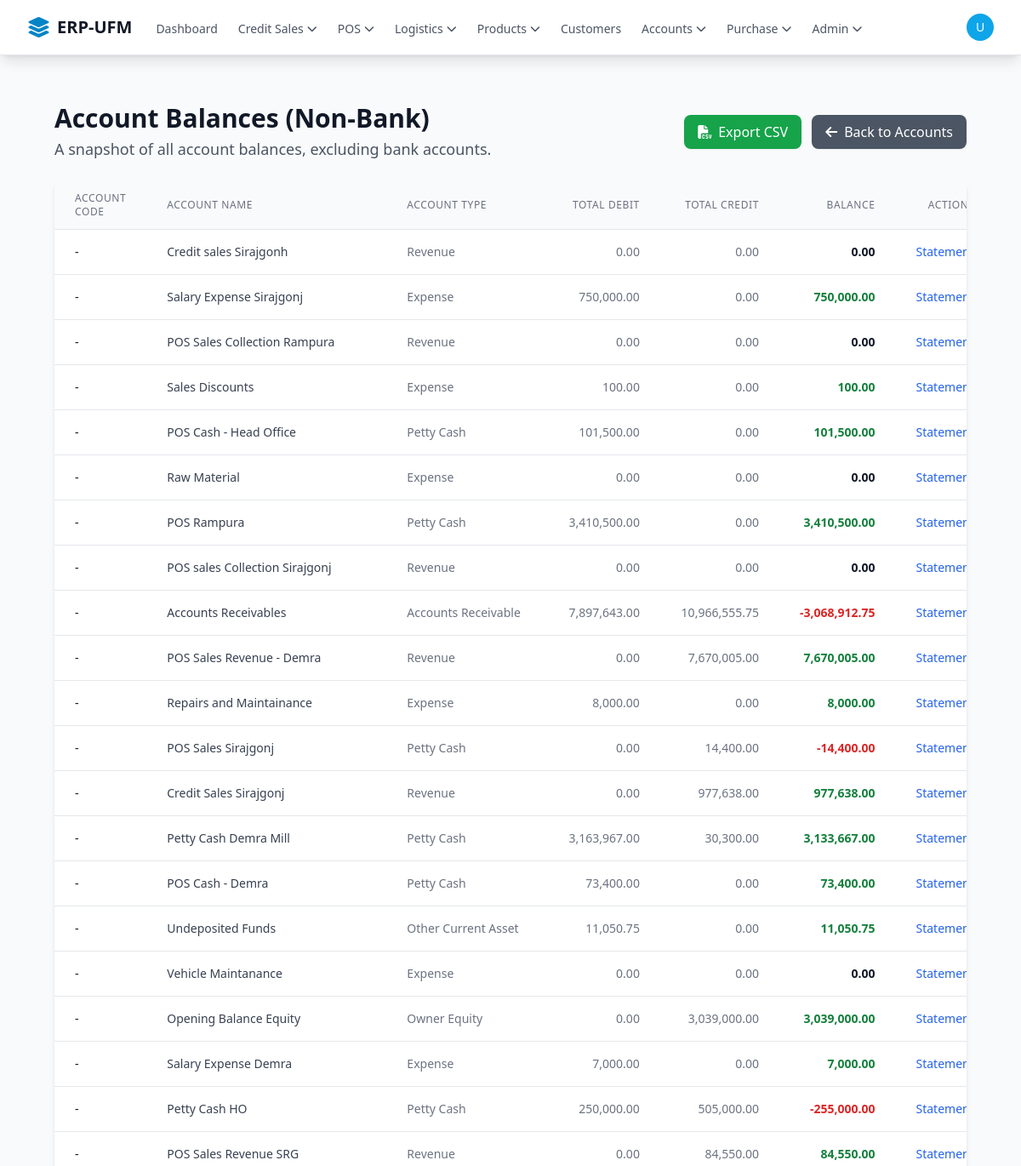
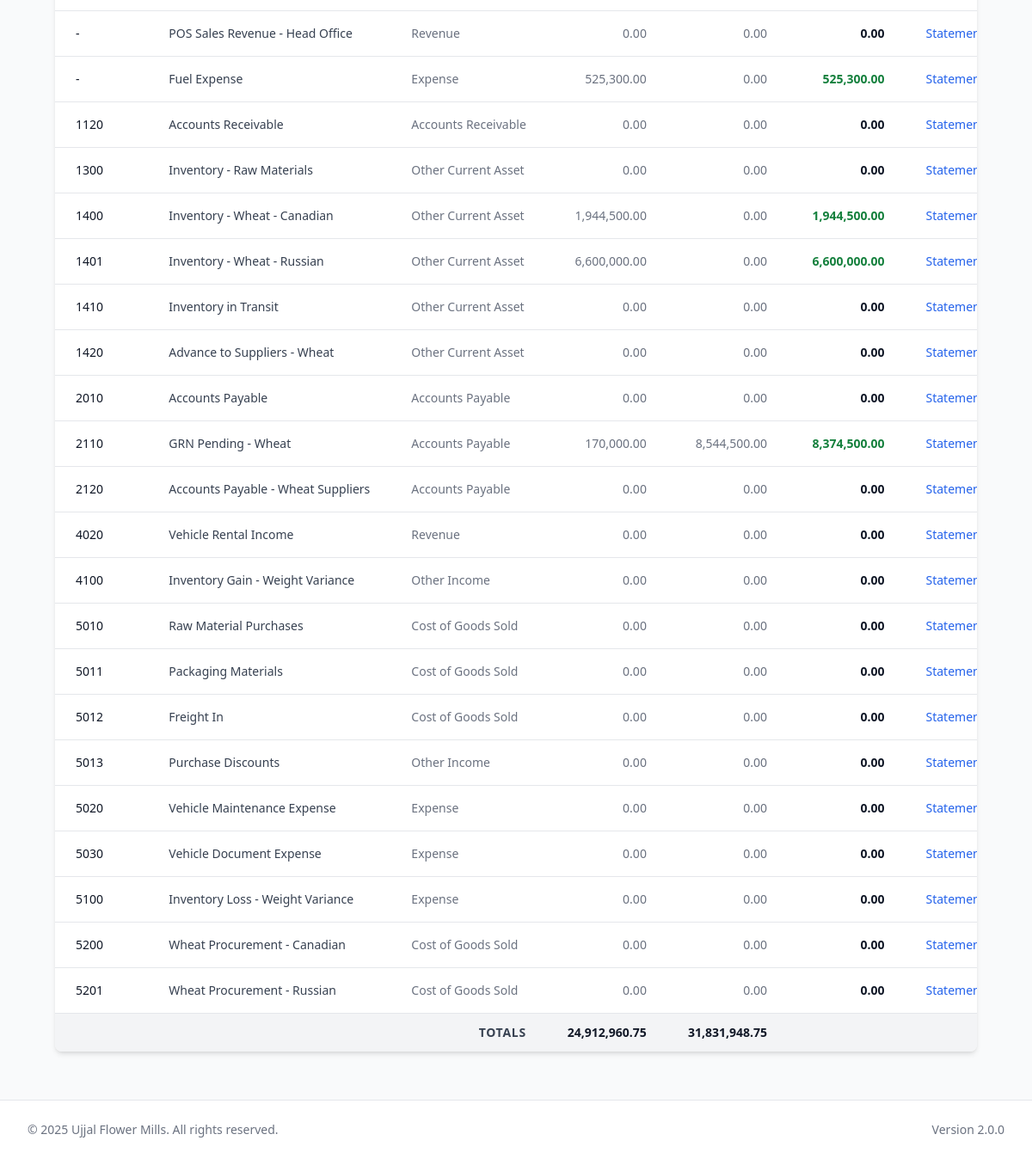
/accounts/all_accounts.php (signed in), run on the app's committed database (2 pictures, top to bottom).
### tables this page shows
CREATE TABLE `chart_of_accounts` (
  `id` bigint(20) UNSIGNED NOT NULL,
  `account_number` varchar(100) DEFAULT NULL,
  `account_type` enum('Bank','Petty Cash','Cash','Accounts Receivable','Other Current Asset','Fixed Asset','Accounts Payable','Credit Card','Loan','Other Liability','Owner Equity','Revenue','Other Income','Expense','Cost of Goods Sold','Other Expense') NOT NULL,
  `branch_id` bigint(20) UNSIGNED DEFAULT NULL COMMENT 'Links petty cash accounts to specific branches for real-time tracking',
  `account_type_group` varchar(100) DEFAULT NULL COMMENT 'e.g., Asset, Liability, Expense',
  `normal_balance` enum('Debit','Credit') NOT NULL,
  `status` enum('active','inactive') NOT NULL DEFAULT 'active',
  `description` text DEFAULT NULL,
  `is_active` tinyint(1) NOT NULL DEFAULT 1,
  `created_at` timestamp NOT NULL DEFAULT current_timestamp(),
  `name` varchar(255) NOT NULL
);

### core/init.php (called while the page is built, shortened)
<?php
spl_autoload_register(function ($class) {
    $class_file = __DIR__ . '/classes/' . $class . '.php';
});
$db = Database::getInstance();

### core/classes/Database.php (called while the page is built, shortened)
<?php
class Database
{
    private static $_instance = null;
    private $_pdo,
            $_query,
            $_error = false,
            $_results,
            $_count = 0;
    private function __construct()
    {
        try {
            $options = [
                PDO::ATTR_PERSISTENT => true,
                PDO::ATTR_ERRMODE => PDO::ERRMODE_EXCEPTION,
                PDO::ATTR_DEFAULT_FETCH_MODE => PDO::FETCH_OBJ,
                PDO::MYSQL_ATTR_INIT_COMMAND => "SET NAMES utf8mb4 COLLATE utf8mb4_unicode_ci"
            ];
            $this->_pdo = new PDO('mysql:host=' . DB_HOST . ';dbname=' . DB_NAME . ';charset=utf8mb4', DB_USER, DB_PASS, $options);
        } catch (PDOException $e) {
            error_log("Database Connection Error: " . $e->getMessage());
            die("Database connection failed. Please check logs or contact support.");
        }
    }
    public static function getInstance()
    {
        if (!isset(self::$_instance)) {
            self::$_instance = new Database();
        }
        return self::$_instance;
    }
    public function query($sql, $params = [])
    {
        $this->_results = [];
        try {
            $this->_query = $this->_pdo->prepare($sql);
            $success = $this->_query->execute($params);
            if ($success) {
                if (stripos(trim($sql), 'SELECT') === 0) {
                    $this->_results = $this->_query->fetchAll(PDO::FETCH_OBJ);
                } else {
                    $this->_count = $this->_query->rowCount();
                }
            }
        } catch (PDOException $e) {
            $this->_error = true;
            error_log("SQL Error [{$e->getCode()}]: {$e->getMessage()} in query: $sql | Params: " . print_r($params, true));
        }
        return $this;
    }
    public function results()
    {
        return $this->_results;
    }
}
?>

### accounts/all_accounts.php (the view, shortened to what this page needs)
<?php
require_once '../core/init.php';
global $db;
$pageTitle = 'Account Balances (Non-Bank)';
try {
    $query = "
        SELECT
            coa.id,
            coa.account_number AS account_code,
            coa.name AS account_name,
            coa.account_type,
            coa.normal_balance,
            IFNULL(SUM(tl.debit_amount), 0) AS total_debit,
            IFNULL(SUM(tl.credit_amount), 0) AS total_credit
        FROM
            chart_of_accounts coa
        LEFT JOIN
            transaction_lines tl ON coa.id = tl.account_id
        WHERE
            coa.account_type != 'Bank'
        GROUP BY
            coa.id, coa.account_number, coa.name, coa.account_type, coa.normal_balance
        ORDER BY
            coa.account_number ASC
    ";
    $accounts = $db->query($query)->results();
    $total_debit_all = 0;
    $total_credit_all = 0;
} catch (Exception $e) {
    $accounts = [];
    $_SESSION['error_flash'] = 'Error fetching account balances: ' . $e->getMessage();
}
require_once '../templates/header.php';
?>
<div class="max-w-screen-xl mx-auto px-4 sm:px-6 lg:px-8 py-6">
    <div class="flex flex-wrap justify-between items-center mb-6 gap-4">
        <div>
            <h1 class="text-3xl font-bold text-gray-900"><?php echo $pageTitle; ?></h1>
            <p class="text-lg text-gray-600 mt-1">A snapshot of all account balances, excluding bank accounts.</p>
        </div>
        <div class="flex gap-3">
            <a href="all_accounts_export.php" class="px-4 py-2 bg-green-600 text-white rounded-lg hover:bg-green-700 transition shadow-sm">
                <i class="fas fa-file-csv mr-2"></i>Export CSV
            </a>
            <a href="index.php" class="px-4 py-2 bg-gray-600 text-white rounded-lg hover:bg-gray-700 transition shadow-sm">
                <i class="fas fa-arrow-left mr-2"></i>Back to Accounts
            </a>
        </div>
    </div>
    <div class="bg-white rounded-lg shadow-md overflow-hidden">
        <div class="overflow-x-auto">
            <table class="min-w-full divide-y divide-gray-200">
                <thead class="bg-gray-50">
                    <tr>
                        <th scope="col" class="px-6 py-3 text-left text-xs font-medium text-gray-500 uppercase tracking-wider">Account Code</th>
                        <th scope="col" class="px-6 py-3 text-left text-xs font-medium text-gray-500 uppercase tracking-wider">Account Name</th>
                        <th scope="col" class="px-6 py-3 text-left text-xs font-medium text-gray-500 uppercase tracking-wider">Account Type</th>
                        <th scope="col" class="px-6 py-3 text-right text-xs font-medium text-gray-500 uppercase tracking-wider">Total Debit</th>
                        <th scope="col" class="px-6 py-3 text-right text-xs font-medium text-gray-500 uppercase tracking-wider">Total Credit</th>
                        <th scope="col" class="px-6 py-3 text-right text-xs font-medium text-gray-500 uppercase tracking-wider">Balance</th>
                        <th scope="col" class="px-6 py-3 text-center text-xs font-medium text-gray-500 uppercase tracking-wider">Actions</th>
                    </tr>
                </thead>
                <tbody class="bg-white divide-y divide-gray-200">
                    <?php if (empty($accounts)): ?>
                        <tr>
                            <td colspan="7" class="px-6 py-12 text-center text-gray-500">
                                <i class="fas fa-folder-open text-4xl mb-2"></i>
                                <p>No accounts found or an error occurred.</p>
                            </td>
                        </tr>
                    <?php else: ?>
                        <?php foreach ($accounts as $account): ?>
                            <?php
                                $balance = 0;
                                if (strtolower($account->normal_balance) == 'debit') {
                                    $balance = $account->total_debit - $account->total_credit;
                                } else {
                                    $balance = $account->total_credit - $account->total_debit;
                                }
                                $total_debit_all += $account->total_debit;
                                $total_credit_all += $account->total_credit;
                                $balance_color = 'text-gray-900';
                                if ($balance < 0) {
                                    $balance_color = 'text-red-600';
                                } elseif ($balance > 0) {
                                    $balance_color = 'text-green-700';
                                }
                            ?>
                            <tr class="hover:bg-gray-50 transition">
                                <td class="px-6 py-4 whitespace-nowrap text-sm font-medium text-gray-900"><?php echo htmlspecialchars($account->account_code ?? '-'); ?></td>
                                <td class="px-6 py-4 whitespace-nowrap text-sm text-gray-700"><?php echo htmlspecialchars($account->account_name); ?></td>
                                <td class="px-6 py-4 whitespace-nowrap text-sm text-gray-500"><?php echo htmlspecialchars($account->account_type); ?></td>
                                <td class="px-6 py-4 whitespace-nowrap text-sm text-gray-500 text-right"><?php echo number_format($account->total_debit, 2); ?></td>
                                <td class="px-6 py-4 whitespace-nowrap text-sm text-gray-500 text-right"><?php echo number_format($account->total_credit, 2); ?></td>
                                <td class="px-6 py-4 whitespace-nowrap text-sm font-bold text-right <?php echo $balance_color; ?>">
                                    <?php echo number_format($balance, 2); ?>
                                </td>
                                <td class="px-6 py-4 whitespace-nowrap text-sm text-center">
                                    <a href="chart_account_statement.php?account_id=<?php echo $account->id; ?>" class="text-blue-600 hover:text-blue-900 font-medium">
                                        Statement <i class="fas fa-chevron-right ml-1 text-xs"></i>
                                    </a>
                                </td>
                            </tr>
                        <?php endforeach; ?>
                    <?php endif; ?>
                </tbody>
                <tfoot class="bg-gray-100">
                    <tr>
                        <th scope="row" colspan="3" class="px-6 py-3 text-right text-sm font-bold text-gray-700 uppercase tracking-wider">
                            Totals
                        </th>
                        <td class="px-6 py-3 text-right text-sm font-bold text-gray-900"><?php echo number_format($total_debit_all, 2); ?></td>
                        <td class="px-6 py-3 text-right text-sm font-bold text-gray-900"><?php echo number_format($total_credit_all, 2); ?></td>
                        <td class="px-6 py-3" colspan="2"></td>
                    </tr>
                </tfoot>
            </table>
        </div>
    </div>
</div>
<?php require_once '../templates/footer.php'; ?>

### data on the page
chart_of_accounts: account_number "-", name "Credit sales Sirajgonh", account_type "Revenue", total_debit "0.00", total_credit "0.00", balance "0.00"
chart_of_accounts: account_number "-", name "Salary Expense Sirajgonj", account_type "Expense", total_debit "750,000.00", total_credit "0.00", balance "750,000.00"
chart_of_accounts: account_number "-", name "POS Sales Collection Rampura", account_type "Revenue", total_debit "0.00", total_credit "0.00", balance "0.00"
chart_of_accounts: account_number "-", name "Sales Discounts", account_type "Expense", total_debit "100.00", total_credit "0.00", balance "100.00"
chart_of_accounts: account_number "-", name "POS Cash - Head Office", account_type "Petty Cash", total_debit "101,500.00", total_credit "0.00", balance "101,500.00"
chart_of_accounts: account_number "-", name "Raw Material", account_type "Expense", total_debit "0.00", total_credit "0.00", balance "0.00"
chart_of_accounts: account_number "-", name "POS Rampura", account_type "Petty Cash", total_debit "3,410,500.00", total_credit "0.00", balance "3,410,500.00"
chart_of_accounts: account_number "-", name "POS sales Collection Sirajgonj", account_type "Revenue", total_debit "0.00", total_credit "0.00", balance "0.00"
chart_of_accounts: account_number "-", name "Accounts Receivables", account_type "Accounts Receivable", total_debit "7,897,643.00", total_credit "10,966,555.75", balance "-3,068,912.75"
chart_of_accounts: account_number "-", name "POS Sales Revenue - Demra", account_type "Revenue", total_debit "0.00", total_credit "7,670,005.00", balance "7,670,005.00"
chart_of_accounts: account_number "-", name "Repairs and Maintainance", account_type "Expense", total_debit "8,000.00", total_credit "0.00", balance "8,000.00"
chart_of_accounts: account_number "-", name "POS Sales Sirajgonj", account_type "Petty Cash", total_debit "0.00", total_credit "14,400.00", balance "-14,400.00"
chart_of_accounts: account_number "-", name "Credit Sales Sirajgonj", account_type "Revenue", total_debit "0.00", total_credit "977,638.00", balance "977,638.00"
chart_of_accounts: account_number "-", name "Petty Cash Demra Mill", account_type "Petty Cash", total_debit "3,163,967.00", total_credit "30,300.00", balance "3,133,667.00"
chart_of_accounts: account_number "-", name "POS Cash - Demra", account_type "Petty Cash", total_debit "73,400.00", total_credit "0.00", balance "73,400.00"
chart_of_accounts: account_number "-", name "Undeposited Funds", account_type "Other Current Asset", total_debit "11,050.75", total_credit "0.00", balance "11,050.75"
chart_of_accounts: account_number "-", name "Vehicle Maintanance", account_type "Expense", total_debit "0.00", total_credit "0.00", balance "0.00"
chart_of_accounts: account_number "-", name "Opening Balance Equity", account_type "Owner Equity", total_debit "0.00", total_credit "3,039,000.00", balance "3,039,000.00"
chart_of_accounts: account_number "-", name "Salary Expense Demra", account_type "Expense", total_debit "7,000.00", total_credit "0.00", balance "7,000.00"
chart_of_accounts: account_number "-", name "Petty Cash HO", account_type "Petty Cash", total_debit "250,000.00", total_credit "505,000.00", balance "-255,000.00"
chart_of_accounts: account_number "-", name "POS Sales Revenue SRG", account_type "Revenue", total_debit "0.00", total_credit "84,550.00", balance "84,550.00"
chart_of_accounts: account_number "-", name "POS Sales Revenue - Head Office", account_type "Revenue", total_debit "0.00", total_credit "0.00", balance "0.00"
chart_of_accounts: account_number "-", name "Fuel Expense", account_type "Expense", total_debit "525,300.00", total_credit "0.00", balance "525,300.00"
chart_of_accounts: account_number "1120", name "Accounts Receivable", account_type "Accounts Receivable", total_debit "0.00", total_credit "0.00", balance "0.00"
chart_of_accounts: account_number "1300", name "Inventory - Raw Materials", account_type "Other Current Asset", total_debit "0.00", total_credit "0.00", balance "0.00"
chart_of_accounts: account_number "1400", name "Inventory - Wheat - Canadian", account_type "Other Current Asset", total_debit "1,944,500.00", total_credit "0.00", balance "1,944,500.00"
chart_of_accounts: account_number "1401", name "Inventory - Wheat - Russian", account_type "Other Current Asset", total_debit "6,600,000.00", total_credit "0.00", balance "6,600,000.00"
chart_of_accounts: account_number "1410", name "Inventory in Transit", account_type "Other Current Asset", total_debit "0.00", total_credit "0.00", balance "0.00"
chart_of_accounts: account_number "1420", name "Advance to Suppliers - Wheat", account_type "Other Current Asset", total_debit "0.00", total_credit "0.00", balance "0.00"
chart_of_accounts: account_number "2010", name "Accounts Payable", account_type "Accounts Payable", total_debit "0.00", total_credit "0.00", balance "0.00"
chart_of_accounts: account_number "2110", name "GRN Pending - Wheat", account_type "Accounts Payable", total_debit "170,000.00", total_credit "8,544,500.00", balance "8,374,500.00"
chart_of_accounts: account_number "2120", name "Accounts Payable - Wheat Suppliers", account_type "Accounts Payable", total_debit "0.00", total_credit "0.00", balance "0.00"
chart_of_accounts: account_number "4020", name "Vehicle Rental Income", account_type "Revenue", total_debit "0.00", total_credit "0.00", balance "0.00"
chart_of_accounts: account_number "4100", name "Inventory Gain - Weight Variance", account_type "Other Income", total_debit "0.00", total_credit "0.00", balance "0.00"
chart_of_accounts: account_number "5010", name "Raw Material Purchases", account_type "Cost of Goods Sold", total_debit "0.00", total_credit "0.00", balance "0.00"
chart_of_accounts: account_number "5011", name "Packaging Materials", account_type "Cost of Goods Sold", total_debit "0.00", total_credit "0.00", balance "0.00"
chart_of_accounts: account_number "5012", name "Freight In", account_type "Cost of Goods Sold", total_debit "0.00", total_credit "0.00", balance "0.00"
chart_of_accounts: account_number "5013", name "Purchase Discounts", account_type "Other Income", total_debit "0.00", total_credit "0.00", balance "0.00"
chart_of_accounts: account_number "5020", name "Vehicle Maintenance Expense", account_type "Expense", total_debit "0.00", total_credit "0.00", balance "0.00"
chart_of_accounts: account_number "5030", name "Vehicle Document Expense", account_type "Expense", total_debit "0.00", total_credit "0.00", balance "0.00"
chart_of_accounts: account_number "5100", name "Inventory Loss - Weight Variance", account_type "Expense", total_debit "0.00", total_credit "0.00", balance "0.00"
chart_of_accounts: account_number "5200", name "Wheat Procurement - Canadian", account_type "Cost of Goods Sold", total_debit "0.00", total_credit "0.00", balance "0.00"
chart_of_accounts: account_number "5201", name "Wheat Procurement - Russian", account_type "Cost of Goods Sold", total_debit "0.00", total_credit "0.00", balance "0.00"

### other printed values
APP_NAME "ERP-UFM"
substr($currentUser['display_name'] ?? 'U', 0, 1) "U"
$pageTitle "Account Balances (Non-Bank)"
$total_debit_all "24,912,960.75"
$total_credit_all "31,831,948.75"
APP_VERSION "2.0.0"
